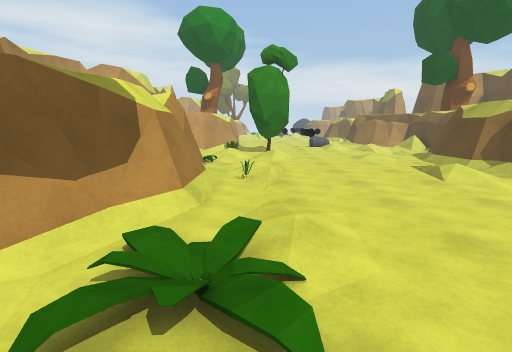
View 1 (above)

18 first-person views from a walk through a 3-D level made in the Unity game engine. The camera is 1.5 m above the floor, tilts 10° down and sees 85° across. The floor is counted in squares, 1 m on a side. Each view is taken from the middle of a square. On the plan, view 1 faces up. The plan holds only what a view shows up to about 14 squares ahead; the rest is blank. The place goes on beyond the plan. The player is left out.

View 2
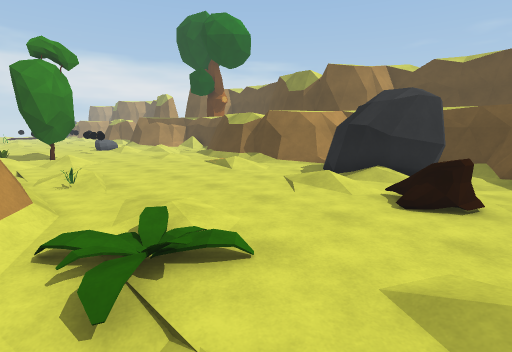

View 3
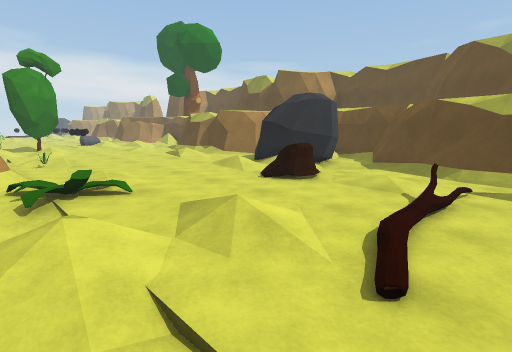

View 4
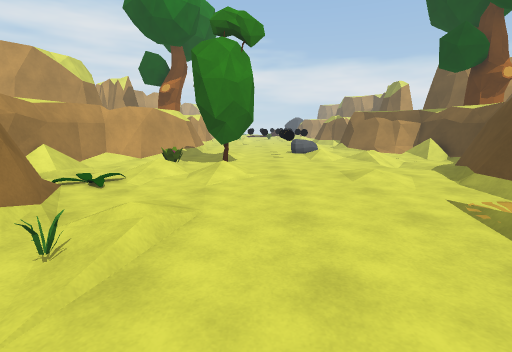

View 5
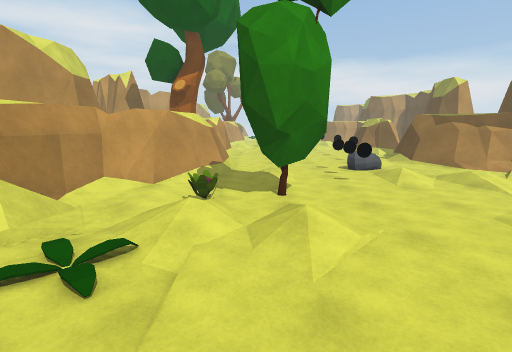

View 6
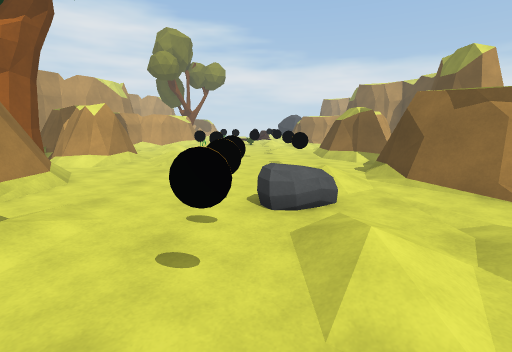

View 7
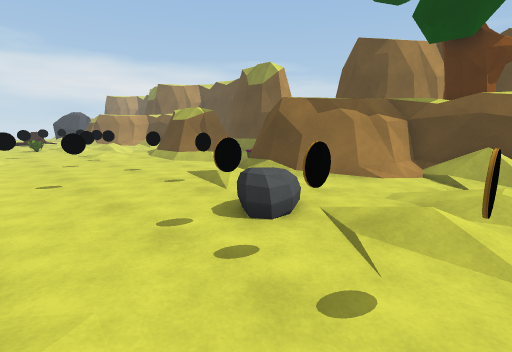

View 8
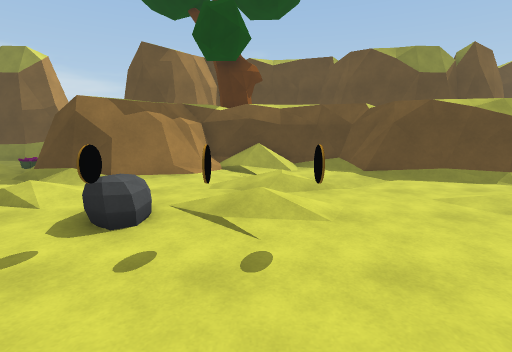

View 9
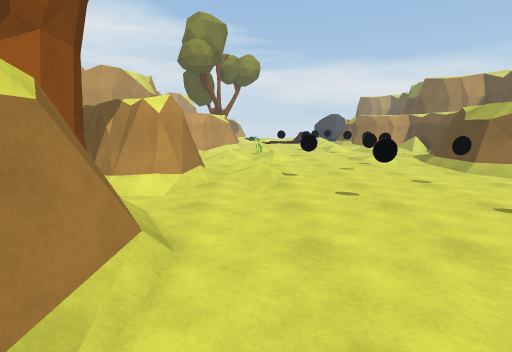

View 10
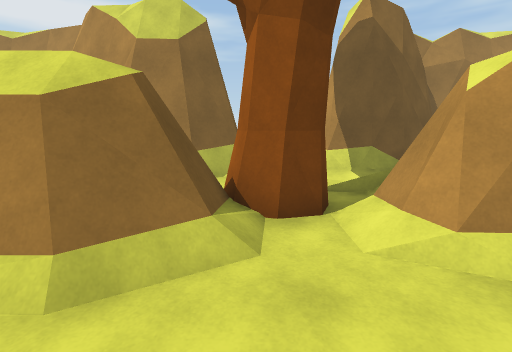

View 11
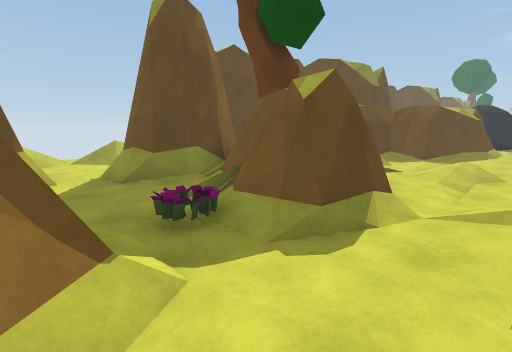

View 12
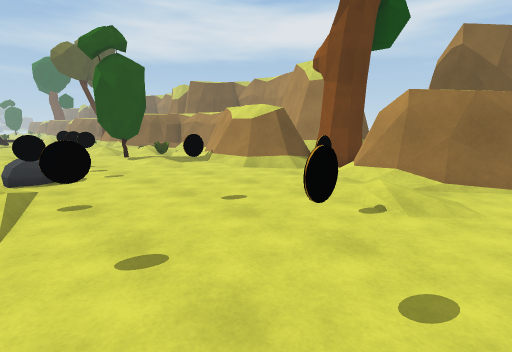

View 13
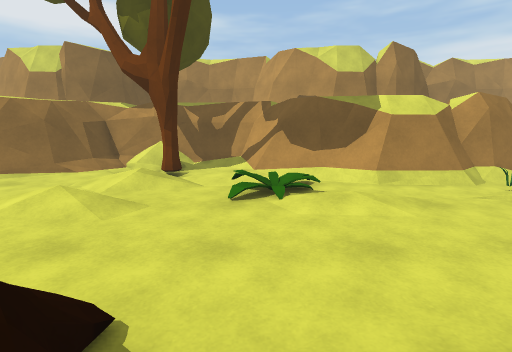

View 14
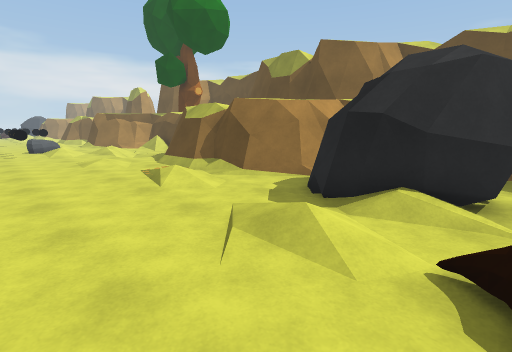

View 15
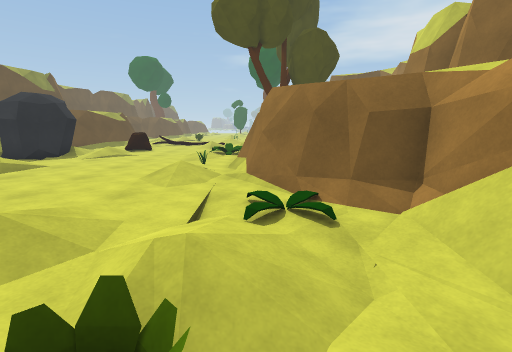

View 16
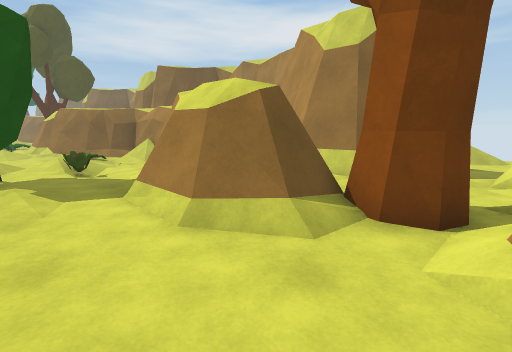

View 17
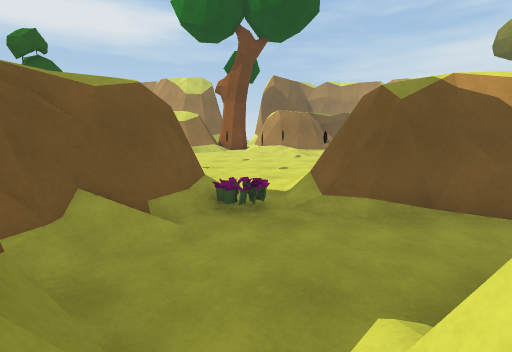

View 18
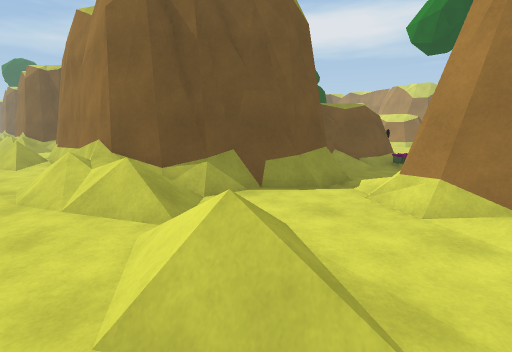

### Floor plan
Key: @ floor where view 1 was taken; # wall or solid block; . main floor; : floor 0.25 m higher than the main floor; - floor 0.25 m lower than the main floor; / step, stairs or slope; = window, fence, low wall or low ledge; R rock; T tree; O other object.
Columns run from 14 left of view 1 to 21 right of it. Each row starts with its distance up from view 1.
 31            #.......O..#### #
 30       ###  ##./...O...###..#  /.../.
 29       #/## ##.//......###..###/..//
 28       #/ ####./.O.....//=...##...//.
 27       #/.#=##./....O....O.../....//.
 26 /...../..##......O....////..##.../..
 25 //.       T//......./.###//####=///.
 24      ##/..###......O//###########//.
 23       ##.  ##/....../.###       #//.
 22        #   ##/.....R...###      ##/.
 21        #   ##/....OR.///=#       #/.
 20            ##./:..O///.//#       #..
 19           ##/.//..///////#       #..
 18          ###/.....O/.////#       #.
 17          #///.OOO....//..#       #/
 16          #../OOO......-./#
 15          #/-//./......./##
 14          #/-/////..//..###
 13          #/..///...//.=#
 12          ##O./........##
 11          ###..........#
 10            ##./.....O.#
  9             #.//..../.##
  8             #.O.....//##
  7             #//....././##
  6             #/.........##
  5            ##/......./RR
  4            ##.//...//RRRR
  3           ##.O.....//RRR
  2          ##/......././RR #
  1          #////.....O.//R.#
  0          #..//@....O....=#
 -1          #T///./.......###
 -2          #/./////..//..##
 -3          #/.././..../.##
 -4          ##=...////O..##
 -5           ##......../.#

Where each view was taken, in squares from view 1:
view 1: 0 up, 0 right, facing up
view 2: 1 down, 2 left, facing up-right
view 3: 5 down, 2 left, facing up-right
view 4: 5 up, 2 right, facing up
view 5: 9 up, 0 right, facing up
view 6: 16 up, 4 right, facing up
view 7: 18 up, 1 right, facing up-right
view 8: 19 up, 0 right, facing right
view 9: 20 up, 0 right, facing up
view 10: 25 up, 1 right, facing left
view 11: 29 up, 6 right, facing down-right
view 12: 31 up, 6 right, facing down-left
view 13: 2 up, 6 right, facing left
view 14: 1 up, 2 right, facing up-right
view 15: 17 up, 2 left, facing down
view 16: 27 up, 1 right, facing down-left
view 17: 27 up, 15 right, facing left
view 18: 30 up, 21 right, facing down-left
